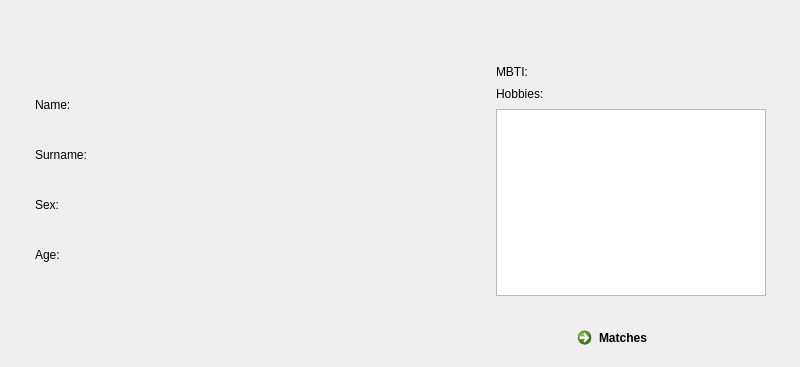
      <widget class="QWidget" name="profilePage">
       <widget class="QWidget" name="horizontalWidget_3" native="true">
        <property name="geometry">
         <rect>
          <x>10</x>
          <y>40</y>
          <width>781</width>
          <height>281</height>
         </rect>
        </property>
        <property name="sizePolicy">
         <sizepolicy hsizetype="Fixed" vsizetype="Fixed">
          <horstretch>0</horstretch>
          <verstretch>0</verstretch>
         </sizepolicy>
        </property>
        <property name="minimumSize">
         <size>
          <width>600</width>
          <height>280</height>
         </size>
        </property>
        <layout class="QHBoxLayout" name="horizontalLayout_4">
         <property name="leftMargin">
          <number>0</number>
         </property>
         <property name="topMargin">
          <number>0</number>
         </property>
         <property name="rightMargin">
          <number>0</number>
         </property>
         <property name="bottomMargin">
          <number>0</number>
         </property>
         <item>
          <widget class="QWidget" name="nameInput_2" native="true">
           <property name="sizePolicy">
            <sizepolicy hsizetype="Fixed" vsizetype="Fixed">
             <horstretch>0</horstretch>
             <verstretch>0</verstretch>
            </sizepolicy>
           </property>
           <property name="minimumSize">
            <size>
             <width>320</width>
             <height>270</height>
            </size>
           </property>
           <layout class="QVBoxLayout" name="verticalLayout_5">
            <property name="spacing">
             <number>8</number>
            </property>
            <property name="leftMargin">
             <number>25</number>
            </property>
            <property name="topMargin">
             <number>25</number>
            </property>
            <property name="rightMargin">
             <number>25</number>
            </property>
            <property name="bottomMargin">
             <number>25</number>
            </property>
            <item>
             <widget class="QLabel" name="profileName">
              <property name="sizePolicy">
               <sizepolicy hsizetype="Preferred" vsizetype="Fixed">
                <horstretch>0</horstretch>
                <verstretch>0</verstretch>
               </sizepolicy>
              </property>
              <property name="text">
               <string>Name:</string>
              </property>
             </widget>
            </item>
            <item>
             <widget class="QLabel" name="profileSurname">
              <property name="sizePolicy">
               <sizepolicy hsizetype="Preferred" vsizetype="Fixed">
                <horstretch>0</horstretch>
                <verstretch>0</verstretch>
               </sizepolicy>
              </property>
              <property name="text">
               <string>Surname:</string>
              </property>
             </widget>
            </item>
            <item>
             <widget class="QLabel" name="profileSex">
              <property name="sizePolicy">
               <sizepolicy hsizetype="Preferred" vsizetype="Fixed">
                <horstretch>0</horstretch>
                <verstretch>0</verstretch>
               </sizepolicy>
              </property>
              <property name="text">
               <string>Sex:</string>
              </property>
             </widget>
            </item>
            <item>
             <widget class="QLabel" name="pAge">
              <property name="sizePolicy">
               <sizepolicy hsizetype="Preferred" vsizetype="Fixed">
                <horstretch>0</horstretch>
                <verstretch>0</verstretch>
               </sizepolicy>
              </property>
              <property name="text">
               <string>Age:</string>
              </property>
             </widget>
            </item>
           </layout>
          </widget>
         </item>
         <item>
          <spacer name="horizontalSpacer_6">
           <property name="orientation">
            <enum>Qt::Horizontal</enum>
           </property>
           <property name="sizeHint" stdset="0">
            <size>
             <width>40</width>
             <height>20</height>
            </size>
           </property>
          </spacer>
         </item>
         <item>
          <widget class="QWidget" name="nameInput_3" native="true">
           <property name="sizePolicy">
            <sizepolicy hsizetype="Fixed" vsizetype="Fixed">
             <horstretch>0</horstretch>
             <verstretch>0</verstretch>
            </sizepolicy>
           </property>
           <property name="minimumSize">
            <size>
             <width>320</width>
             <height>260</height>
            </size>
           </property>
           <layout class="QVBoxLayout" name="verticalLayout_6">
            <property name="spacing">
             <number>8</number>
            </property>
            <property name="leftMargin">
             <number>25</number>
            </property>
            <property name="topMargin">
             <number>25</number>
            </property>
            <property name="rightMargin">
             <number>25</number>
            </property>
            <property name="bottomMargin">
             <number>25</number>
            </property>
            <item>
             <widget class="QLabel" name="profileMBTI">
              <property name="sizePolicy">
               <sizepolicy hsizetype="Preferred" vsizetype="Fixed">
                <horstretch>0</horstretch>
                <verstretch>0</verstretch>
               </sizepolicy>
              </property>
              <property name="text">
               <string>MBTI:</string>
              </property>
             </widget>
            </item>
            <item>
             <widget class="QLabel" name="label_16">
              <property name="sizePolicy">
               <sizepolicy hsizetype="Preferred" vsizetype="Fixed">
                <horstretch>0</horstretch>
                <verstretch>0</verstretch>
               </sizepolicy>
              </property>
              <property name="text">
               <string>Hobbies:</string>
              </property>
             </widget>
            </item>
            <item>
             <widget class="QTextBrowser" name="profileHobbies">
              <property name="html">
               <string>&lt;!DOCTYPE HTML PUBLIC &quot;-//W3C//DTD HTML 4.0//EN&quot; &quot;http://www.w3.org/TR/REC-html40/strict.dtd&quot;&gt;
&lt;html&gt;&lt;head&gt;&lt;meta name=&quot;qrichtext&quot; content=&quot;1&quot; /&gt;&lt;meta charset=&quot;utf-8&quot; /&gt;&lt;style type=&quot;text/css&quot;&gt;
p, li { white-space: pre-wrap; }
hr { height: 1px; border-width: 0; }
li.unchecked::marker { content: &quot;\2610&quot;; }
li.checked::marker { content: &quot;\2612&quot;; }
&lt;/style&gt;&lt;/head&gt;&lt;body style=&quot; font-family:'Segoe UI'; font-size:9pt; font-weight:400; font-style:normal;&quot;&gt;
&lt;p style=&quot;-qt-paragraph-type:empty; margin-top:0px; margin-bottom:0px; margin-left:0px; margin-right:0px; -qt-block-indent:0; text-indent:0px;&quot;&gt;&lt;br /&gt;&lt;/p&gt;&lt;/body&gt;&lt;/html&gt;</string>
              </property>
             </widget>
            </item>
           </layout>
          </widget>
         </item>
        </layout>
       </widget>
       <widget class="QCommandLinkButton" name="matches_button">
        <property name="geometry">
         <rect>
          <x>570</x>
          <y>320</y>
          <width>172</width>
          <height>38</height>
         </rect>
        </property>
        <property name="sizePolicy">
         <sizepolicy hsizetype="Fixed" vsizetype="Preferred">
          <horstretch>0</horstretch>
          <verstretch>0</verstretch>
         </sizepolicy>
        </property>
        <property name="minimumSize">
         <size>
          <width>20</width>
          <height>0</height>
         </size>
        </property>
        <property name="text">
         <string>Matches</string>
        </property>
       </widget>
      </widget>
